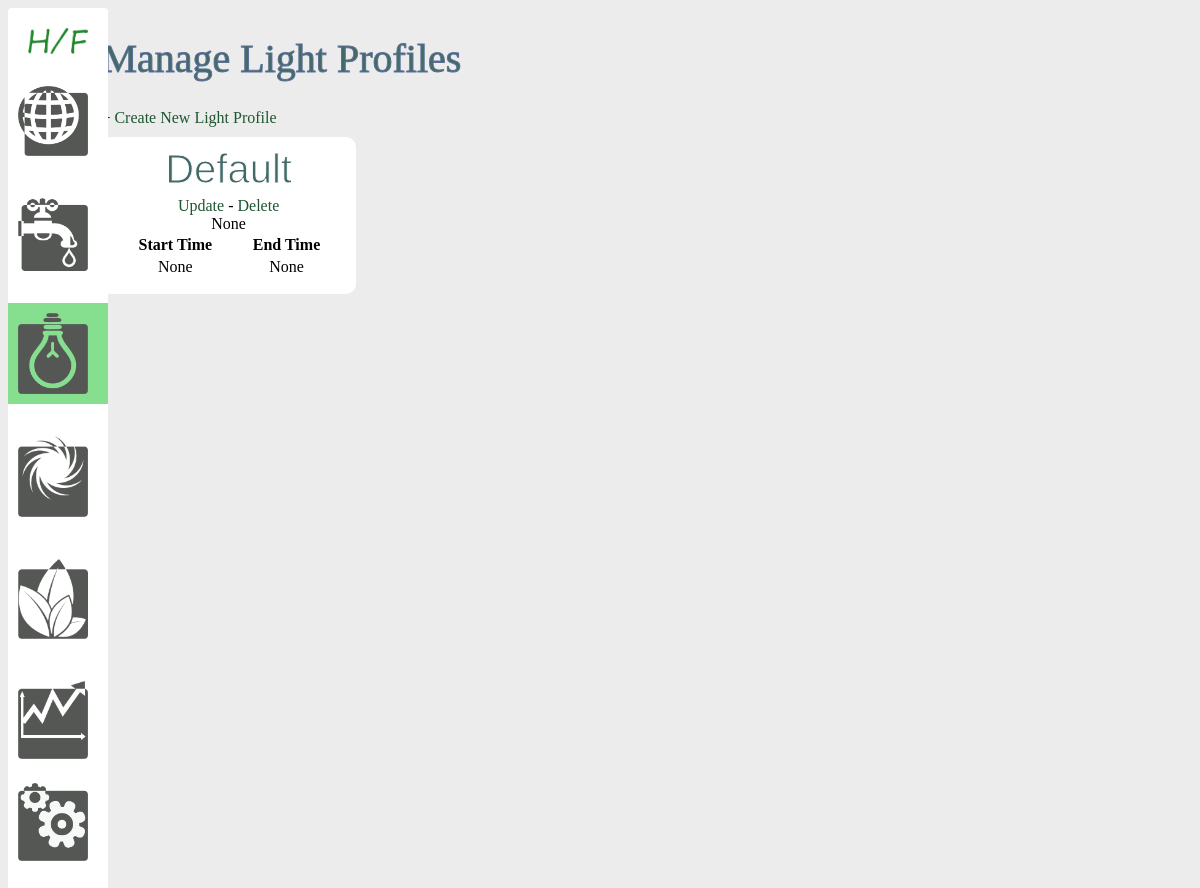
Page /light on the earlier database version.
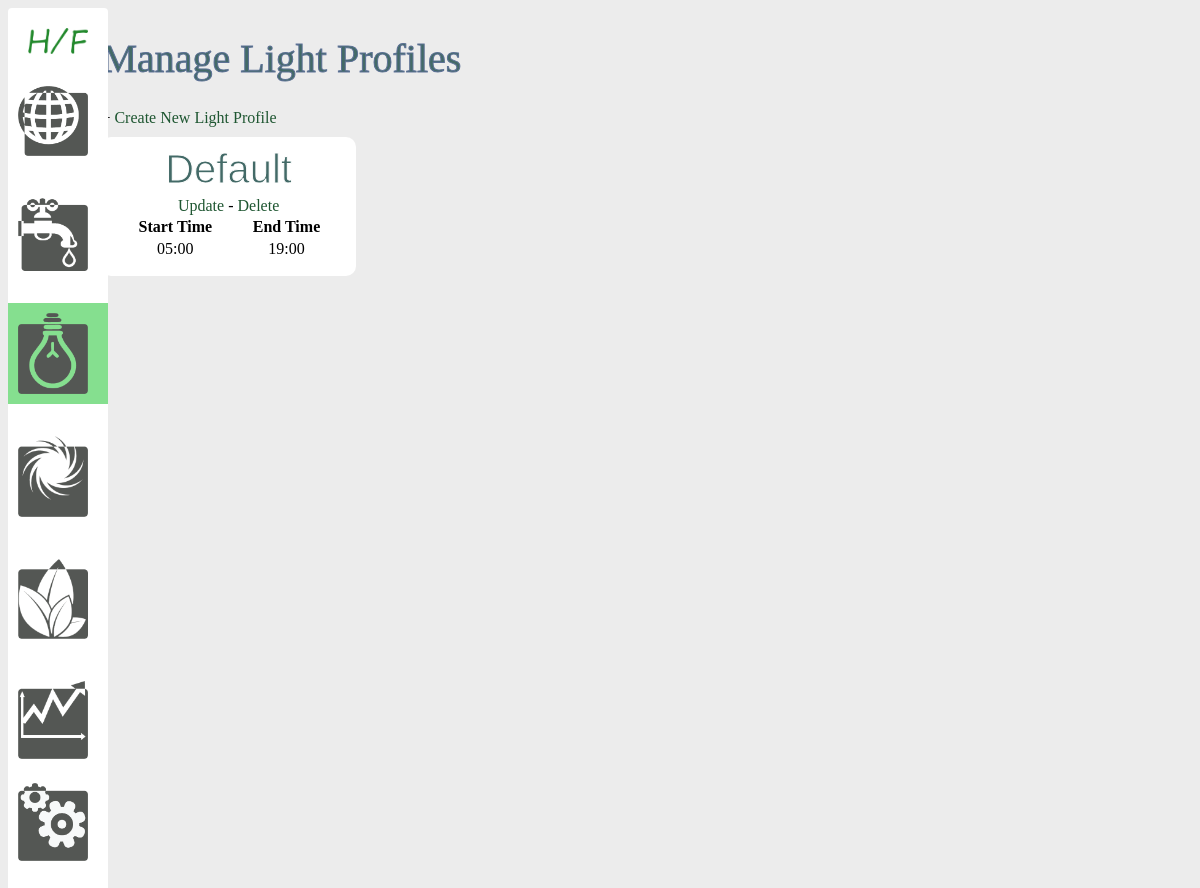
Same page on the later database version.
### models.py (models this page shows, shortened)
class Light(db.Model):
    id = db.Column(db.Integer, primary_key=True)
    name = db.Column(db.String(50), nullable=False)
    model = db.Column(db.String(50))
    start_time = db.Column(db.String(10))
    end_time = db.Column(db.String(10))
    enviros = db.relationship('Enviro', backref='light', lazy=True)

### views.py (the view)
@app.route('/light')
def list_light_profiles():
    lights = Light.query.all()
    return render_template('light/index_light.html', lights=lights)

### templates/light/index_light.html
{% extends 'layout.html' %}
{% block body %}
    <h1>Manage Light Profiles</h1>
    + <a href="/add_light">Create New Light Profile</a>
    <br />
    <div class = "container">
        {% for light in lights %}
            <div class = "light">
                <h2>{{ light.name }}</h2>
                <a href="/update_light/{{light.id}}">Update</a>
                -
                <a href="/delete_light/{{light.id}}">Delete</a>
                <br />
                {{ light.model }}
                <table width = "100%">
                    <tr>
                        <th>Start Time</th>
                        <th>End Time</th>
                    </tr>
                    <tr>
                        <td>{{ light.start_time }}</td>
                        <td>{{ light.end_time }}</td>
                    </tr>
                </table>
            </div>
        {% endfor %}
    </div>
{% endblock %}

Differences in the rows shown:
changed Light "Default": start_time "None" → "05:00"; end_time "None" → "19:00"; model "None" → (not shown)
